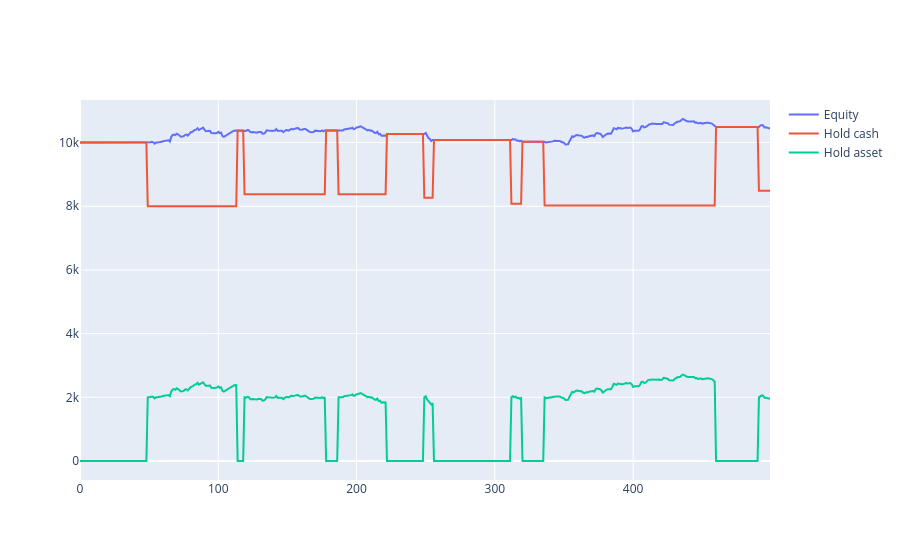

Source (notebook cell):
### Code cell
import plotly.graph_objects as go
fig_eq = go.Figure()
fig_eq.add_trace(go.Scatter(y=bt.equity_list,mode='lines',name='Equity'))
fig_eq.add_trace(go.Scatter(y=bt.cash_list,mode='lines',name='Hold cash'))
fig_eq.add_trace(go.Scatter(y=bt.asset_list,mode='lines',name='Hold asset'))
fig_eq.show()

### Figure 1 — Plotly figure (JSON) as saved in the notebook; plotly's stock layout.template omitted (floating-point values rounded to 4 significant figures; data arrays with more than 128 entries replaced by an {"elided": "..."} marker saying what was removed)
{"data": [{"mode": "lines", "name": "Equity", "type": "scatter", "y": {"elided": "500 float values"}}, {"mode": "lines", "name": "Hold cash", "type": "scatter", "y": {"elided": "500 float values"}}, {"mode": "lines", "name": "Hold asset", "type": "scatter", "y": {"elided": "500 float values"}}], "layout": {}}
